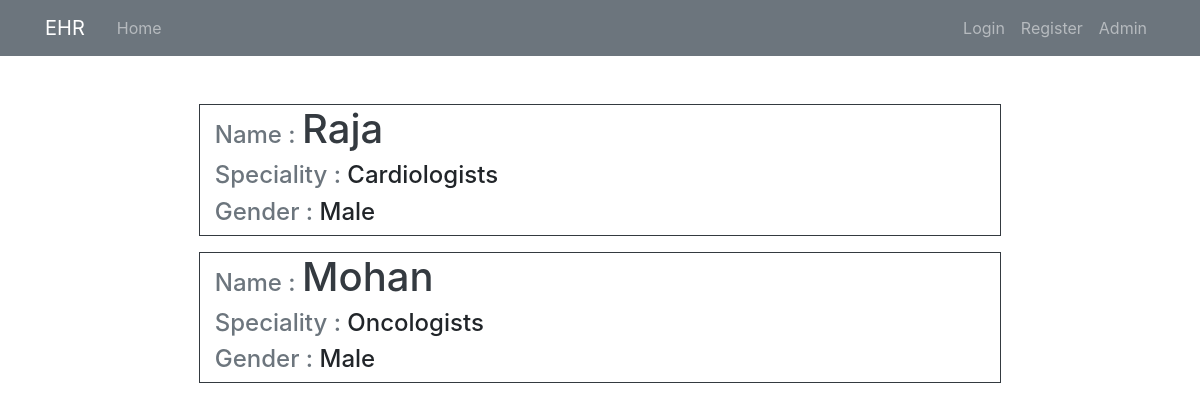
The page / on the database its author committed.
### User/models.py (models this page shows, shortened)
class Doctor(models.Model):
    doctor_name = models.CharField(max_length=20, primary_key=True)
    speciality = models.CharField(max_length=20)
    city = models.CharField(max_length=20)
    State = models.CharField(max_length=20)
    date_of_joining = models.DateField()
    email = models.EmailField()
    GENDER_CHOICES = (
        ('M', 'Male'),
        ('F', 'Female'),
    )
    gender = models.CharField(max_length=1, choices=GENDER_CHOICES)

### User/views.py (the view)
# urls.py: 2. Add a URL to urlpatterns:  path('', views.home, name='home')
def home(request):
    context = {
        'doctor': Doctor.objects.all(),
        'patient': Patient.objects.all(),
        'appointment': Appointment.objects.all(),
    }
    return render(request, 'User/doctors.html', context)

### User/templates/User/doctors.html
{% extends 'User/home.html'%}
{% block contents%}
{% load static%}
<div class="container w-75 my-2 ">
    {% for doc in doctor %}
        <div class="container border border-dark my-3">
            <div class="row" >
                <div class="col-md">
                    <div class="h4"> <span class="text-muted"> Name :</span> <span class="h1"><a class="text-dark"  href="{% url 'doctor-detail' doc.doctor_name %}">{{ doc.doctor_name}}</a> </span>   </div>
                    <div class="h4"> <span class="text-muted"> Speciality :</span> {{ doc.speciality }}  </div>
                    <div class="h4"> <span class="text-muted"> Gender :</span>
                        {% if  doc.gender  == "M" %}
                            Male
                        {% else %}
                            Female
                        {% endif %}
                    </div>
                </div>
            </div>
        </div>
    {% endfor %}
</div>
{% endblock contents%}

### rows shown on the page
Doctor: doctor_name "Raja", speciality "Cardiologists", gender "Male"
Doctor: doctor_name "Mohan", speciality "Oncologists", gender "Male"
